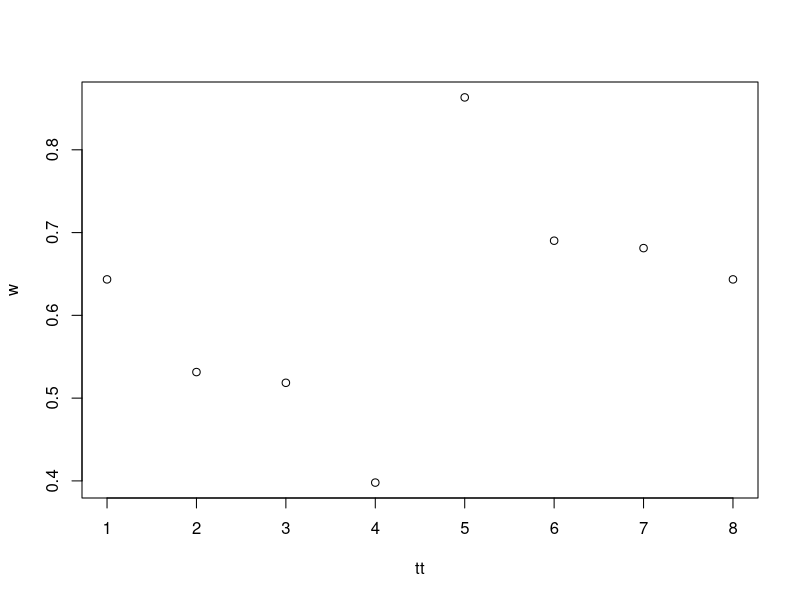

This figure's R source:
tt <- 1:8
w <- log10(c(4.4, 3.4, 3.3, 2.5, 7.3, 4.9, 4.8, 4.4))
i <- c(rep(0, times=4), rep(1, times=4))
X <- cbind(rep(1, times=8), tt, i)
plot(tt, w)

